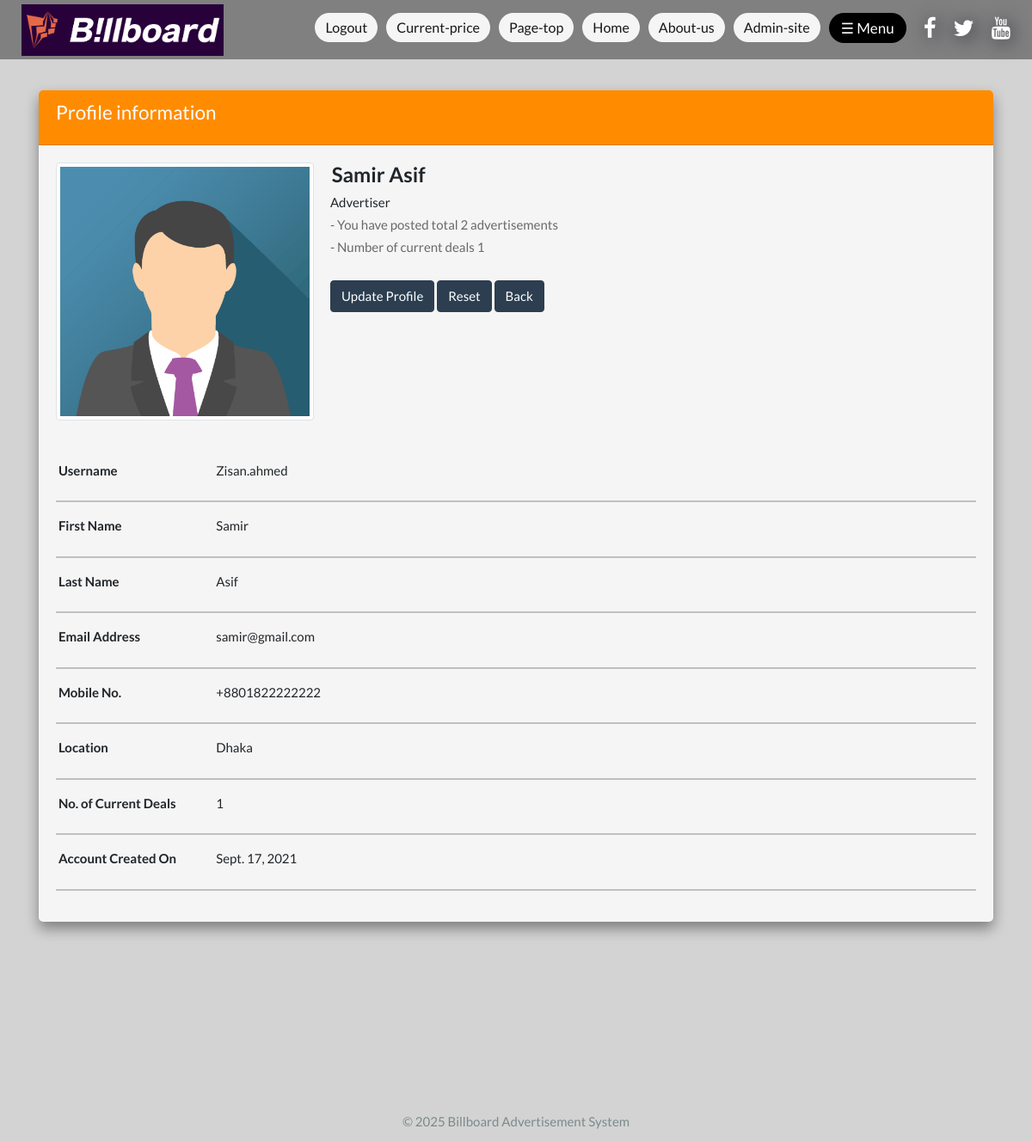
Screenshot of /view_profile/ (signed in) with the database file from the repository.
### Billboard_Advertisement/models.py (models this page shows, shortened)
class AdvertiserProfileInfo(models.Model):
    user = models.OneToOneField(User, on_delete=models.CASCADE, blank=True, null=True)
    currentdate = models.DateField(default=timezone.now)
    location = models.CharField(max_length=30, default='', blank=True, null=True, choices=locations)
    mobileNo = models.CharField(max_length=14, default=None, blank=True, null=True)
    profile_picture = models.ImageField(
        upload_to='profiles_pic/Advertiser_profile_pic/',
        blank=True
    )
    is_advertiser = models.BooleanField(default=False)
    objects = models.Manager()
    @property
    def image_url(self):
        if self.profile_picture and hasattr(self.profile_picture, "url"):
            return self.profile_picture.url
        return static("assets/image/Default images/profile_pic/demo_profile_pic2.png")

### Billboard_Advertisement/views.py (the view)
# urls.py: path('view_profile/',views.viewProfile, name='viewProfile'),
@login_required
def viewProfile(request):
    profile = 0
    if request.user.is_authenticated:
        user = User.objects.get(username=request.user)
        try:
            profile = CustomerProfileInfo.objects.get(user=request.user)
            if profile.is_customer == True:
                confirmed_posts = confirm_post.objects.filter(confirmed_by=user)
                confirmed_post_count = confirmed_posts.count()
                return render(request, 'view_profile.html', {'profile': profile, 'user': user, 'confirmed_post_count': confirmed_post_count})
        except CustomerProfileInfo.DoesNotExist:
            try:
                profile = AdvertiserProfileInfo.objects.get(user=request.user)
                if profile.is_advertiser == True:
                    posts = PostAdvertiseTable.objects.filter(author=user)
                    post_count = posts.count()
                    confirmed_posts = confirm_post.objects.filter(advertiser=user)
                    confirmed_post_count = confirmed_posts.count()
                    return render(request, 'view_profile.html', {'profile': profile, 'user': user, 'post_count': post_count, 'confirmed_post_count': confirmed_post_count})
            except AdvertiserProfileInfo.DoesNotExist:
                try:
                    profile = CityCorporationProfileInfo.objects.get(user=request.user)
                    if profile.is_cityCor == True:
                        return render(request, 'view_profile.html', {'profile': profile, 'user': user})
                except CityCorporationProfileInfo.DoesNotExist:
                    return render(request, 'view_profile.html', {'profile': profile, 'user': user})
    profile = 0
    user = 0
    return render(request, 'view_profile.html', {'profile': profile, 'user': user})

### Billboard_Advertisement/grettings.py (called while the page is built)
def give_grettings(request):
    currentTime = datetime.datetime.now()
    if 5 <= currentTime.hour < 12:
        time = 'morning'
    elif 12 <= currentTime.hour < 17:
        time = 'afternoon'
    elif 17 <= currentTime.hour < 21:
        time = 'evening'
    else:
        time = 'night'
    return {
        'time': time
    }

### Billboard_Advertisement/templates/view_profile.html (shortened to what this page needs)
{% extends "newBase.html" %}
{% block content %}
{% load static %}
<body style="position:relative; z-index:2;">
<div class="container">
    {% if profile %}
    <br><br>
    <div class="row">
        <div class="col-12">
            <div class="card2" style="background-color: whitesmoke;">
                <div class="card-header text-white" style="background-color: darkorange; border-radius: 5px 5px 0px 0px;">
            <h4 class="card-title">Profile information</h4>
        </div>
                <div class="card-body">
                    <div class="card-title mb-4">
                        <div class="d-flex justify-content-start">
                            <div class="image-container">
                                <a href="#" onClick="return false;"><img src="{{ profile.image_url }}" id="imgProfile"
                                     alt="You do not have any profile picture" onclick="enlargeImg()" style="width: 300px; height: 300px" class="img-thumbnail"/></a>
                            </div>
                            <div class="userData ml-3">
                                <h2 class="d-block" style="font-size: 1.5rem; font-weight: bold">&nbsp;{{user.first_name}} {{user.last_name}}</h2>
                                {% if profile.is_customer == True %}
                                    <h6 class="d-block">&nbsp;Customer</h6>
                                    <h6 class="d-block" style="color: dimgray;">&nbsp;- You have confirmed total {{confirmed_post_count}} advertisements</h6>
                                {% elif profile.is_advertiser == True %}
                                    <h6 class="d-block">&nbsp;Advertiser</h6>
                                    <h6 class="d-block" style="color: dimgray;">&nbsp;- You have posted total {{post_count}} advertisements</h6>
                                    <h6 class="d-block" style="color: dimgray;">&nbsp;- Number of current deals {{confirmed_post_count}}</h6>
                                {% elif profile.is_cityCor == True %}
                                    <h6 class="d-block">&nbsp;City corporation</h6>
                                {% endif %}
                                <br>
                                &nbsp;<a href="/update_profile/" class="btn btn-primary">Update Profile</a>
                                <button class="btn btn-primary" onclick="resetImg()">Reset</button>
                                <a href="{{ request.META.HTTP_REFERER }}">
                                <button class="btn btn-primary"><span>Back</span></button>
                                </a>
                            </div>
                        </div>
                    </div>
                    <br>
                    <div class="row">
                        <div class="col-sm-3 col-md-2 col-5">
                            <label style="font-weight:bold;">&nbsp;Username</label>
                        </div>
                        <div class="col-md-8 col-6">
                            &nbsp;{{user.username}}
                        </div>
                    </div>
                    <hr/>
                    <div class="row">
                        <div class="col-sm-3 col-md-2 col-5">
                            <label style="font-weight:bold;">&nbsp;First Name</label>
                        </div>
                        <div class="col-md-8 col-6">
                            &nbsp;{{user.first_name}}
                        </div>
                    </div>
                    <hr/>
                    <div class="row">
                        <div class="col-sm-3 col-md-2 col-5">
                            <label style="font-weight:bold;">&nbsp;Last Name</label>
                        </div>
                        <div class="col-md-8 col-6">
                            &nbsp;{{user.last_name}}
                        </div>
                    </div>
                    <hr/>
                    <div class="row">
                        <div class="col-sm-3 col-md-2 col-5">
                            <label style="font-weight:bold;">&nbsp;Email Address</label>
                        </div>
                        <div class="col-md-8 col-6">
                            &nbsp;{{user.email}}
                        </div>
                    </div>
                    <hr/>
                    <div class="row">
                        <div class="col-sm-3 col-md-2 col-5">
                            <label style="font-weight:bold;">&nbsp;Mobile No.</label>
                        </div>
                        <div class="col-md-8 col-6">
                            &nbsp;{{profile.mobileNo}}
                        </div>
                    </div>
                    <hr/>
                    <div class="row">
                        <div class="col-sm-3 col-md-2 col-5">
                            <label style="font-weight:bold;">&nbsp;Location</label>
                        </div>
                        <div class="col-md-8 col-6">
                            &nbsp;{{profile.location}}
                        </div>
                    </div>
                    <hr/>
                    {% if profile.is_customer == True or profile.is_advertiser == True %}
                    <div class="row">
                        <div class="col-sm-3 col-md-2 col-5">
                            <label style="font-weight:bold;">&nbsp;No. of Current Deals</label>
                        </div>
                        <div class="col-md-8 col-6">
                            &nbsp;{{confirmed_post_count}}
                        </div>
                    </div>
                    <hr/>
                    {% endif %}
                    <div class="row">
                        <div class="col-sm-3 col-md-2 col-5">
                            <label style="font-weight:bold;"> &nbsp;Account Created On</label>
                        </div>
                        <div class="col-md-8 col-6">
                            &nbsp;{{profile.currentdate}}
                        </div>
                    </div>
                    <hr/>
                </div>
            </div>
        </div>
    </div>
</div>
{% endif %}
</body>
{%endblock%}

### Billboard_Advertisement/static/css/style.css (style rules this page uses)
.card2 { box-shadow: 0 8px 16px 0 rgba(0,0,0,0.4); transition: 0.3s; border-radius: 5px; }

### Billboard_Advertisement/templates/newBase.html (style rules this page uses)
body { background-color: lightgray; }
a:link { color: white; text-decoration: none; }

### Billboard_Advertisement/templates/view_profile.html (style rules this page uses)
img { opacity: 1.0; }

### rows the page displays
AdvertiserProfileInfo: image_url (picture), mobileNo "+8801822222222", location "Dhaka", currentdate "Sept. 17, 2021"

### other values shown
{{ user.first_name }} "Samir"
{{ user.last_name }} "Asif"
{{ post_count }} "2"
{{ confirmed_post_count }} "1"
{{ user.username }} "Zisan.ahmed"
{{ user.email }} "samir@gmail.com"
